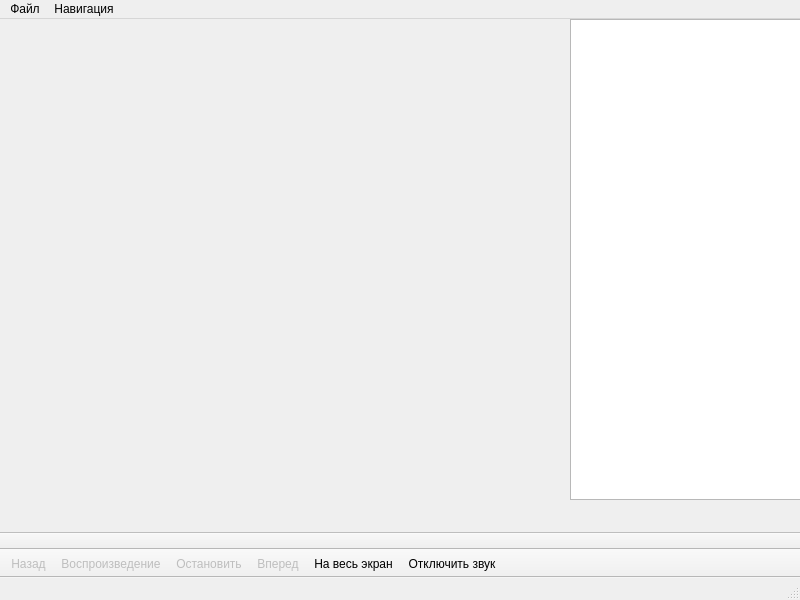
<?xml version="1.0" encoding="UTF-8"?>
<ui version="4.0">
 <class>MainWindow</class>
 <widget class="QMainWindow" name="MainWindow">
  <property name="geometry">
   <rect>
    <x>0</x>
    <y>0</y>
    <width>800</width>
    <height>600</height>
   </rect>
  </property>
  <property name="windowTitle">
   <string>MainWindow</string>
  </property>
  <widget class="QWidget" name="centralwidget">
   <widget class="QWidget" name="verticalLayoutWidget">
    <property name="geometry">
     <rect>
      <x>0</x>
      <y>0</y>
      <width>571</width>
      <height>481</height>
     </rect>
    </property>
    <layout class="QVBoxLayout" name="verticalLayout_2"/>
   </widget>
   <widget class="QTableWidget" name="tableWidget">
    <property name="geometry">
     <rect>
      <x>570</x>
      <y>0</y>
      <width>231</width>
      <height>481</height>
     </rect>
    </property>
   </widget>
  </widget>
  <widget class="QMenuBar" name="menubar">
   <property name="geometry">
    <rect>
     <x>0</x>
     <y>0</y>
     <width>800</width>
     <height>21</height>
    </rect>
   </property>
   <widget class="QMenu" name="menu">
    <property name="title">
     <string>Файл</string>
    </property>
    <addaction name="action_Open"/>
    <addaction name="separator"/>
    <addaction name="action_Quit"/>
   </widget>
   <widget class="QMenu" name="menu_2">
    <property name="title">
     <string>Навигация</string>
    </property>
    <addaction name="action_Play"/>
    <addaction name="action_Stop"/>
    <addaction name="action_Back"/>
    <addaction name="action_Forward"/>
    <addaction name="Rate_Fast"/>
    <addaction name="Rate_Slow"/>
    <addaction name="setFullScreen"/>
   </widget>
   <addaction name="menu"/>
   <addaction name="menu_2"/>
  </widget>
  <widget class="QStatusBar" name="statusbar"/>
  <widget class="QToolBar" name="toolBar">
   <property name="enabled">
    <bool>true</bool>
   </property>
   <property name="sizePolicy">
    <sizepolicy hsizetype="Preferred" vsizetype="Fixed">
     <horstretch>0</horstretch>
     <verstretch>0</verstretch>
    </sizepolicy>
   </property>
   <property name="windowTitle">
    <string>toolBar</string>
   </property>
   <property name="movable">
    <bool>false</bool>
   </property>
   <property name="allowedAreas">
    <set>Qt::AllToolBarAreas</set>
   </property>
   <property name="iconSize">
    <size>
     <width>96</width>
     <height>48</height>
    </size>
   </property>
   <property name="toolButtonStyle">
    <enum>Qt::ToolButtonIconOnly</enum>
   </property>
   <attribute name="toolBarArea">
    <enum>BottomToolBarArea</enum>
   </attribute>
   <attribute name="toolBarBreak">
    <bool>false</bool>
   </attribute>
   <addaction name="action_Back"/>
   <addaction name="action_Play"/>
   <addaction name="action_Stop"/>
   <addaction name="action_Forward"/>
   <addaction name="setFullScreen"/>
   <addaction name="action_Mute"/>
  </widget>
  <widget class="QToolBar" name="toolBar_2">
   <property name="windowTitle">
    <string>toolBar_2</string>
   </property>
   <property name="movable">
    <bool>false</bool>
   </property>
   <attribute name="toolBarArea">
    <enum>BottomToolBarArea</enum>
   </attribute>
   <attribute name="toolBarBreak">
    <bool>true</bool>
   </attribute>
  </widget>
  <action name="action_Open">
   <property name="enabled">
    <bool>true</bool>
   </property>
   <property name="text">
    <string>Открыть</string>
   </property>
   <property name="shortcut">
    <string>Ctrl+O</string>
   </property>
  </action>
  <action name="action_Quit">
   <property name="enabled">
    <bool>true</bool>
   </property>
   <property name="text">
    <string>Выход</string>
   </property>
   <property name="shortcut">
    <string>Ctrl+Q</string>
   </property>
  </action>
  <action name="action_Play">
   <property name="enabled">
    <bool>false</bool>
   </property>
   <property name="icon">
    <iconset resource="images.qrc">
     <normaloff>:/new/prefix1/png/002-play-button.png</normaloff>:/new/prefix1/png/002-play-button.png</iconset>
   </property>
   <property name="text">
    <string>Воспроизведение</string>
   </property>
   <property name="shortcut">
    <string>Ctrl+P</string>
   </property>
  </action>
  <action name="action_Stop">
   <property name="enabled">
    <bool>false</bool>
   </property>
   <property name="icon">
    <iconset resource="images.qrc">
     <normaloff>:/new/prefix1/png/001-pause.png</normaloff>:/new/prefix1/png/001-pause.png</iconset>
   </property>
   <property name="text">
    <string>Остановить</string>
   </property>
   <property name="shortcut">
    <string>Ctrl+K</string>
   </property>
  </action>
  <action name="action_Back">
   <property name="enabled">
    <bool>false</bool>
   </property>
   <property name="icon">
    <iconset resource="images.qrc">
     <normaloff>:/new/prefix1/png/004-rewind.png</normaloff>:/new/prefix1/png/004-rewind.png</iconset>
   </property>
   <property name="text">
    <string>Назад</string>
   </property>
   <property name="shortcut">
    <string>Ctrl+B</string>
   </property>
  </action>
  <action name="action_Forward">
   <property name="enabled">
    <bool>false</bool>
   </property>
   <property name="icon">
    <iconset resource="images.qrc">
     <normaloff>:/new/prefix1/png/003-fast-forward.png</normaloff>:/new/prefix1/png/003-fast-forward.png</iconset>
   </property>
   <property name="text">
    <string>Вперед</string>
   </property>
   <property name="shortcut">
    <string>Ctrl+F</string>
   </property>
  </action>
  <action name="action_Mute">
   <property name="checkable">
    <bool>true</bool>
   </property>
   <property name="icon">
    <iconset resource="images.qrc">
     <normaloff>:/new/prefix1/png/001-speaker.png</normaloff>:/new/prefix1/png/001-speaker.png</iconset>
   </property>
   <property name="text">
    <string>Отключить звук</string>
   </property>
  </action>
  <action name="Rate_Fast">
   <property name="text">
    <string>Быстрее</string>
   </property>
  </action>
  <action name="Rate_Slow">
   <property name="text">
    <string>Медленнее</string>
   </property>
  </action>
  <action name="setFullScreen">
   <property name="checkable">
    <bool>true</bool>
   </property>
   <property name="icon">
    <iconset resource="images.qrc">
     <normaloff>:/new/prefix1/png/001-fullscreen.png</normaloff>:/new/prefix1/png/001-fullscreen.png</iconset>
   </property>
   <property name="text">
    <string>На весь экран</string>
   </property>
  </action>
 </widget>
 <resources>
  <include location="images.qrc"/>
 </resources>
 <connections/>
</ui>
